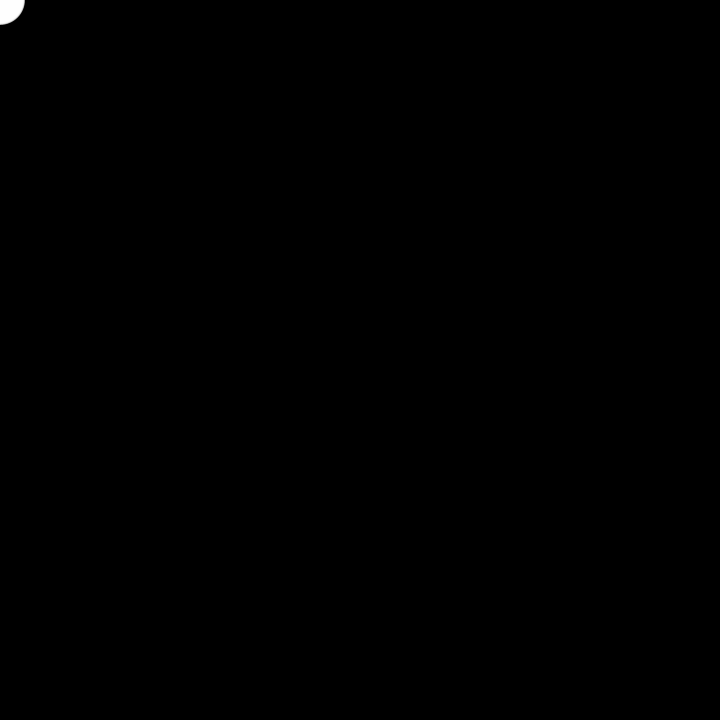
Frame 1 (no input)
Frame 60 (the mouse pressed at the canvas centre just before this capture): identical to frame 1, image omitted
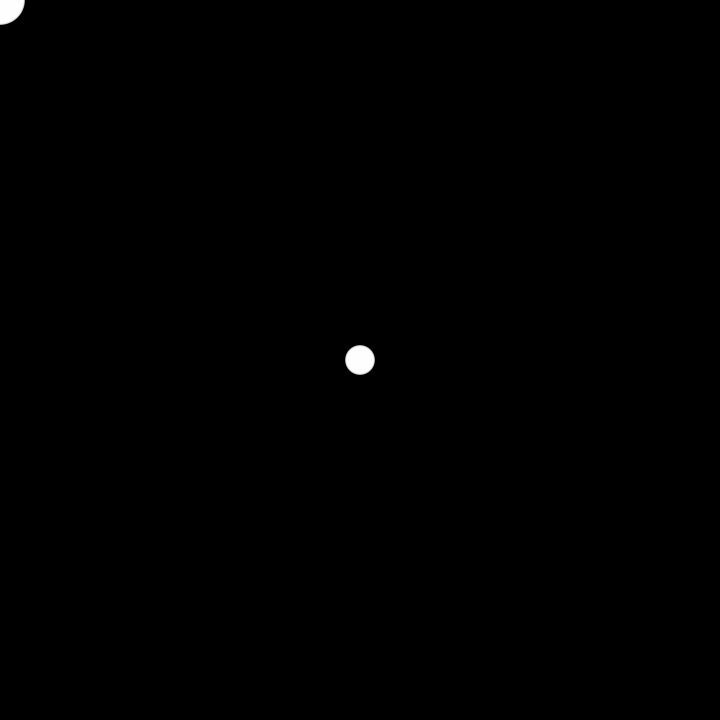
Frame 120 (the mouse held since frame 60 and released just before this capture)

The Processing sketch that drew these frames (run headless with seeded random() and noise(); from frame 60 on, the mouse is pressed at the canvas centre):

// Processing sketch: Overwriting_an_array_best_way
// ── Overwriting_an_array_best_way.pde
///////////////////////////// Varialbles ///////////////////////////// 
int num = 100;
int[] x = new int[num];
int[] y = new int[num];
int indexPosition = 0;

///////////////////////////// Setup ///////////////////////////// 
void setup(){
size(720, 720);
  noStroke();
  fill(255, 102);

}

///////////////////////////// Draw ///////////////////////////// 
void draw(){
 background(204); background(0);
  x[indexPosition] = mouseX;
  y[indexPosition] = mouseY;
  // Cycle between 0 and the number of elements
  indexPosition = (indexPosition + 1) % num;
  for (int i = 0; i < num; i++) {
    // Set the array position to read
    int pos = (indexPosition + i) % num;
    float radius = (num-i) / 2.0;
    ellipse(x[pos], y[pos], radius, radius);
  }

 
  
}
